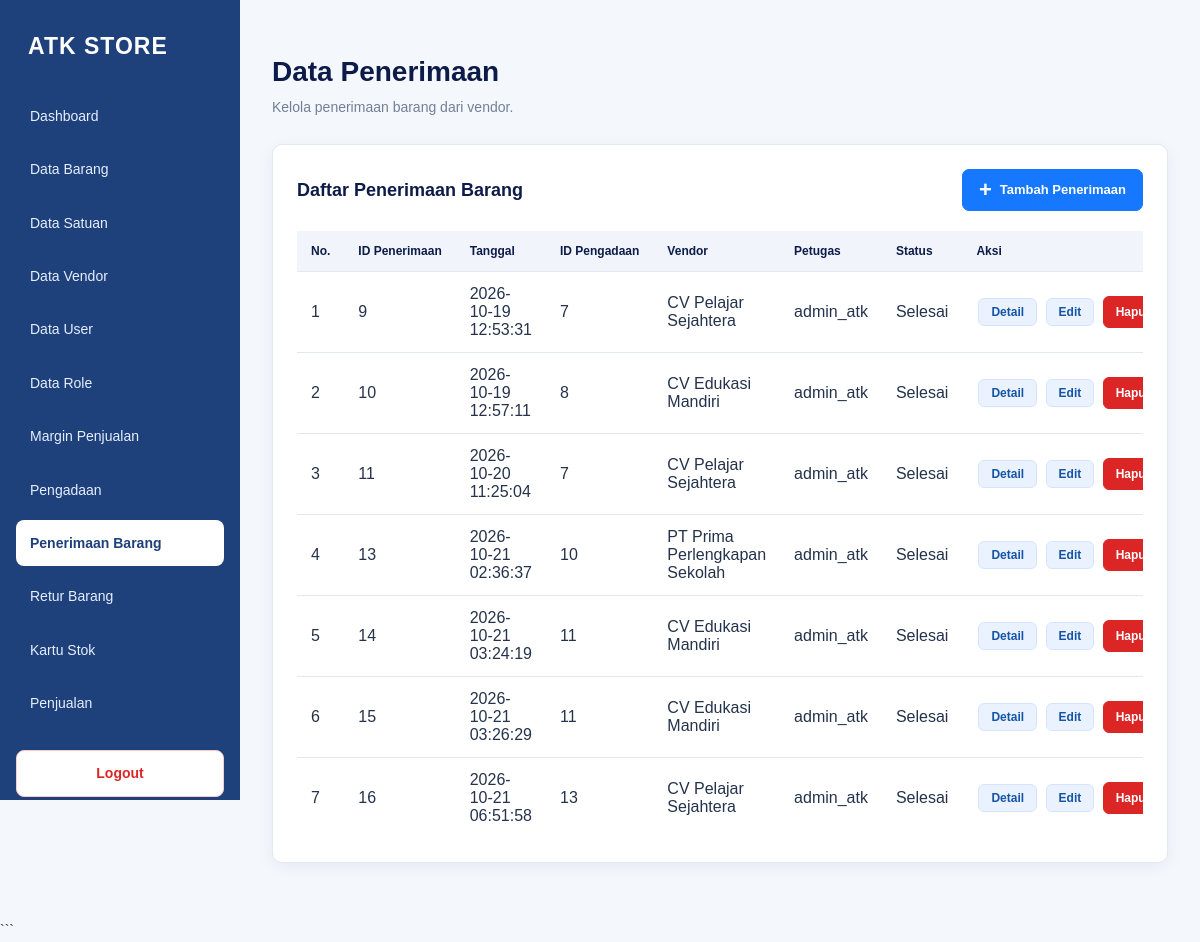
Screenshot of /data_penerimaan.php (signed in) with the database file from the repository.
### tables this page shows
CREATE TABLE `penerimaan` (
  `idpenerimaan` bigint(20) NOT NULL,
  `created_at` timestamp NOT NULL DEFAULT current_timestamp(),
  `status` char(1) NOT NULL,
  `idpengadaan` bigint(20) NOT NULL,
  `iduser` int(11) NOT NULL
);

CREATE TABLE `vendor` (
  `idvendor` int(11) NOT NULL,
  `nama_vendor` varchar(100) DEFAULT NULL,
  `badan_hukum` char(1) DEFAULT NULL,
  `status` char(1) DEFAULT NULL
);

CREATE TABLE `user` (
  `iduser` int(11) NOT NULL,
  `username` varchar(45) DEFAULT NULL,
  `password` varchar(100) DEFAULT NULL,
  `idrole` int(11) DEFAULT NULL
);

### data_penerimaan.php (the view, shortened to what this page needs)
<?php
require 'config/database.php';
$sql = "
    SELECT
        p.idpenerimaan,
        p.created_at,
        p.status,
        p.idpengadaan,
        u.username,
        v.nama_vendor
    FROM penerimaan p
    LEFT JOIN `user` u
        ON u.iduser = p.iduser
    LEFT JOIN pengadaan pg
        ON pg.idpengadaan = p.idpengadaan
    LEFT JOIN vendor v
        ON v.idvendor = pg.vendor_idvendor
    ORDER BY p.idpenerimaan ASC
";
$stmt = $pdo->query($sql);
$dataPenerimaan = $stmt->fetchAll();
function tampilStatusPenerimaan($status)
{
    if ((string) $status === '1') {
        return 'Selesai';
    }
    return 'Status ' . htmlspecialchars(
        (string) $status,
        ENT_QUOTES,
        'UTF-8'
    );
}
?>
<!DOCTYPE html>
<html lang="id">
<head>
    <link rel="stylesheet" href="assets/style.css?v=112">
</head>
<body>
<?php require 'includes/sidebar.php'; ?>
<main class="main-content">
    <header class="page-header">
        <div>
            <h1>Data Penerimaan</h1>
            <p>Kelola penerimaan barang dari vendor.</p>
        </div>
    </header>
    <section class="card">
        <div class="card-header penerimaan-header">
            <h2>Daftar Penerimaan Barang</h2>
            <a
                href="tambah_penerimaan.php"
                class="btn btn-primary tombol-tambah-penerimaan"
            ><span class="plus">+</span> Tambah Penerimaan</a>
        </div>
        <div class="table-responsive">
            <table>
                <thead>
                    <tr>
                        <th>No.</th>
                        <th>ID Penerimaan</th>
                        <th>Tanggal</th>
                        <th>ID Pengadaan</th>
                        <th>Vendor</th>
                        <th>Petugas</th>
                        <th>Status</th>
                        <th>Aksi</th>
                    </tr>
                </thead>
                <tbody>
                    <?php if (!empty($dataPenerimaan)): ?>
                        <?php foreach ($dataPenerimaan as $index => $row): ?>
                            <tr>
                                <td><?= $index + 1 ?></td>
                                <td>
                                    <?= (int) $row['idpenerimaan'] ?>
                                </td>
                                <td>
                                    <?= htmlspecialchars(
                                        (string) $row['created_at'],
                                        ENT_QUOTES,
                                        'UTF-8'
                                    ) ?>
                                </td>
                                <td>
                                    <?= (int) $row['idpengadaan'] ?>
                                </td>
                                <td>
                                    <?= htmlspecialchars(
                                        $row['nama_vendor'] ?? '-',
                                        ENT_QUOTES,
                                        'UTF-8'
                                    ) ?>
                                </td>
                                <td>
                                    <?= htmlspecialchars(
                                        $row['username'] ?? '-',
                                        ENT_QUOTES,
                                        'UTF-8'
                                    ) ?>
                                </td>
                                <td>
                                    <?= tampilStatusPenerimaan(
                                        $row['status']
                                    ) ?>
                                </td>
                                <td class="aksi-penerimaan">
                                    <a
                                        href="detail_penerimaan.php?id=<?= (int) $row['idpenerimaan'] ?>"
                                        class="btn-edit"
                                    >Detail</a>
                                    <a
                                        href="edit_penerimaan.php?id=<?= (int) $row['idpenerimaan'] ?>"
                                        class="btn-edit"
                                    >Edit</a>
                                    <form
                                        action="hapus_penerimaan.php"
                                        method="POST"
                                        style="display: inline;"
                                        class="form-hapus-penerimaan"
                                    >
                                        <button
                                            type="button"
                                            class="btn btn-hapus"
                                            onclick="bukaModalHapus(this)"
                                        >Hapus</button>
                                    </form>
                                </td>
                            </tr>
                        <?php endforeach; ?>
                    <?php endif; ?>
                </tbody>
            </table>
        </div>
    </section>
</main>
</body>
</html>

### assets/style.css (style rules this page uses)
:root { --navy: #0c1b48; --sidebar: #1e407b; --sidebar-hover: #2f5fa5; --primary: #1677ff; --primary-hover: #0f5fd1; --background: #f4f7fc; --white: #ffffff; --text: #24324b; --muted: #718096; --border: #e2e8f0; --danger: #dc2626; --danger-hover: #b91c1c; --radius: 10px; --shadow: 0 4px 16px rgba(12, 27, 72, 0.06); }
* { box-sizing: border-box; }
html { min-height: 100%; }
body { margin: 0; font-family: Arial, Helvetica, sans-serif; font-size: 14px; line-height: 1.6; color: var(--text); background: var(--background); }
a { color: inherit; text-decoration: none; }
button, input, select, textarea { font: inherit; }
.main-content { min-height: 100vh; margin-left: 240px; padding: 32px; }
.page-header { display: flex; justify-content: space-between; align-items: center; gap: 20px; margin-bottom: 26px; }
.page-header h1 { margin: 0 0 5px; color: var(--navy); font-size: 28px; font-weight: 750; line-height: 1.3; }
.page-header p { margin: 0; color: var(--muted); font-size: 14px; }
.card { margin-bottom: 24px; padding: 24px; background: var(--white); border: 1px solid var(--border); border-radius: var(--radius); box-shadow: var(--shadow); }
.card-header { display: flex; justify-content: space-between; align-items: center; gap: 16px; margin-bottom: 20px; }
.card-header h2 { margin: 0; color: var(--navy); font-size: 18px; font-weight: 700; }
.btn { display: inline-flex; justify-content: center; align-items: center; gap: 6px; padding: 9px 16px; border: 1px solid transparent; border-radius: 7px; cursor: pointer; font-size: 13px; font-weight: 700; line-height: 1.5; text-align: center; white-space: nowrap; transition: background 0.2s ease, border-color 0.2s ease; }
.btn-primary { color: var(--white); background: var(--primary); border-color: var(--primary); }
.plus { display: inline-block; margin-right: 2px; font-size: 22px; font-weight: 700; line-height: 1; vertical-align: middle; }
.btn-edit { display: inline-flex; justify-content: center; align-items: center; padding: 6px 12px; color: #1554a5; background: #eaf2ff; border: 1px solid #d4e4ff; border-radius: 6px; font-size: 12px; font-weight: 700; }
.btn-hapus { display: inline-flex; justify-content: center; align-items: center; padding: 6px 12px; color: var(--white); background: var(--danger); border: 1px solid var(--danger); border-radius: 6px; cursor: pointer; font-size: 12px; font-weight: 700; }
.card-header.penerimaan-header { display: flex !important; flex-direction: row !important; justify-content: space-between !important; align-items: center !important; width: 100%; gap: 16px; margin-bottom: 20px; }
.card-header.penerimaan-header h2 { flex: 1 1 auto; min-width: 0; margin: 0 !important; }
.card-header.penerimaan-header .tombol-tambah-penerimaan { display: inline-flex; justify-content: center; align-items: center; flex: 0 0 auto; margin-left: auto !important; padding: 9px 16px; color: var(--white); background: var(--primary); border: 1px solid var(--primary); border-radius: 7px; font-size: 13px; font-weight: 700; line-height: 1.5; text-decoration: none; white-space: nowrap; }
.table-responsive { width: 100%; overflow-x: auto; }
table { width: 100%; border-collapse: collapse; background: var(--white); }
thead { background: #f1f5fb; }
th { padding: 13px 14px; color: var(--navy); border-bottom: 1px solid var(--border); font-size: 12px; font-weight: 800; text-align: left; white-space: nowrap; }
td { padding: 13px 14px; color: var(--text); border-bottom: 1px solid var(--border); vertical-align: middle; }
tbody tr:last-child td { border-bottom: none; }
td .btn-edit, td .btn-hapus { margin: 2px; }
td form { display: inline-block; margin: 0; }

### data_penerimaan.php (style rules this page uses)
.aksi-penerimaan { white-space: nowrap; }

### rows the page displays
penerimaan: idpenerimaan "9", created_at "2026-10-19 12:53:31", idpengadaan "7", vendor.nama_vendor "CV Pelajar Sejahtera", iduser.username "admin_atk", status "Selesai"
penerimaan: idpenerimaan "10", created_at "2026-10-19 12:57:11", idpengadaan "8", vendor.nama_vendor "CV Edukasi Mandiri", iduser.username "admin_atk", status "Selesai"
penerimaan: idpenerimaan "11", created_at "2026-10-20 11:25:04", idpengadaan "7", vendor.nama_vendor "CV Pelajar Sejahtera", iduser.username "admin_atk", status "Selesai"
penerimaan: idpenerimaan "13", created_at "2026-10-21 02:36:37", idpengadaan "10", vendor.nama_vendor "PT Prima Perlengkapan Sekolah", iduser.username "admin_atk", status "Selesai"
penerimaan: idpenerimaan "14", created_at "2026-10-21 03:24:19", idpengadaan "11", vendor.nama_vendor "CV Edukasi Mandiri", iduser.username "admin_atk", status "Selesai"
penerimaan: idpenerimaan "15", created_at "2026-10-21 03:26:29", idpengadaan "11", vendor.nama_vendor "CV Edukasi Mandiri", iduser.username "admin_atk", status "Selesai"
penerimaan: idpenerimaan "16", created_at "2026-10-21 06:51:58", idpengadaan "13", vendor.nama_vendor "CV Pelajar Sejahtera", iduser.username "admin_atk", status "Selesai"
